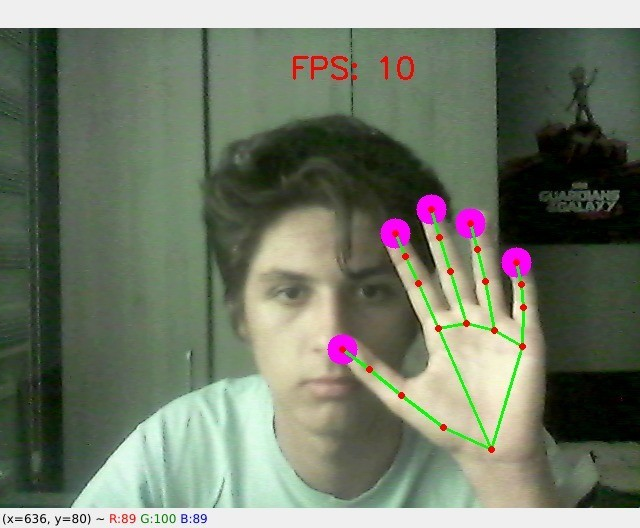
#> input picture photos/image1.png, 640 x 528 px, given in place of the camera
$ python faceThresholdMask.py
#> lines starting #> are read from the running program, lines starting #| are printed output that depends on the picture; after the words box and inside, x2 and y2 are one past the last pixel; in counts of white or black regions, pixels touching at a corner belong together
import cv2
import numpy as np

camera = cv2.VideoCapture(0)
ret, testFrame = camera.read()
#> testFrame is the input picture: shape (528, 640, 3); mean B, G, R 104.9, 121.7, 113.6
(height, width) = testFrame.shape[:2]
#> height = 528; width = 640

def main():
    while True:
        T, frame = camera.read()
        frame = cv2.cvtColor(frame, cv2.COLOR_BGR2GRAY)
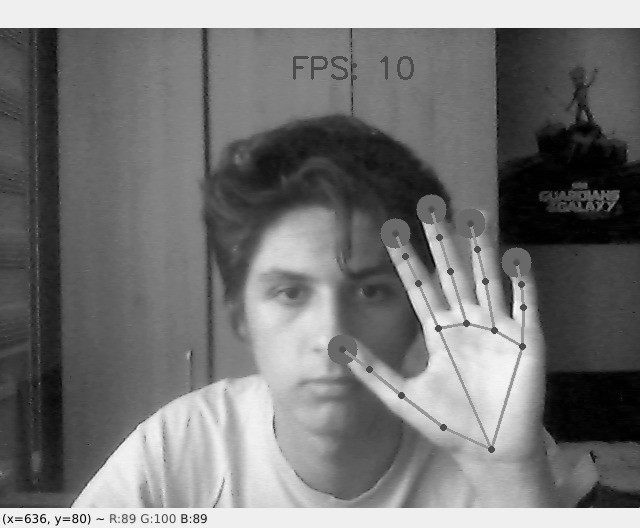
#> frame: shape (528, 640); min 0, max 253, mean 117.4
        frame = cv2.GaussianBlur(frame, (5, 5), 0)

        ostuThreshold, imageResult = cv2.threshold(frame, 0, 255, cv2.THRESH_BINARY + cv2.THRESH_OTSU)
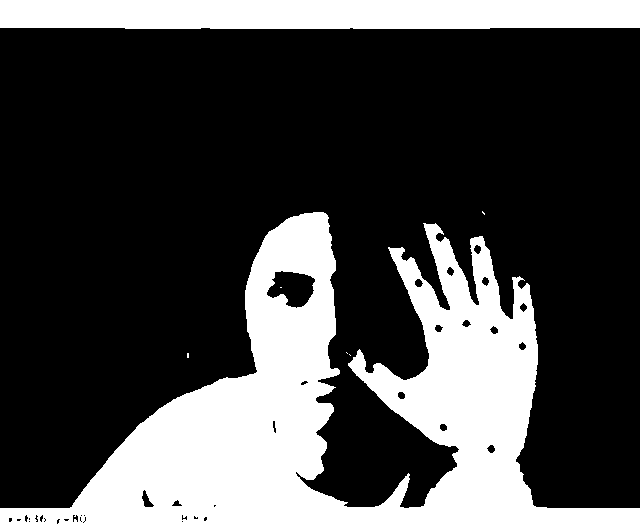
#> imageResult: shape (528, 640); 28.3% white; 7 white regions (5 under 20 px), largest, box (x1, y1, x2, y2) and area: (0, 212, 640, 528) 77170, (0, 0, 640, 29) 18273
#> ostuThreshold = 144

        # imageResult = cv2.bitwise_not(imageResult)

        cv2.imshow("frame", imageResult)

        if cv2.waitKey(1) == ord("q"):
#> (key q is pressed here)
            break

    camera.release()
    cv2.destroyAllWindows()

if __name__ == "__main__":
    main()
